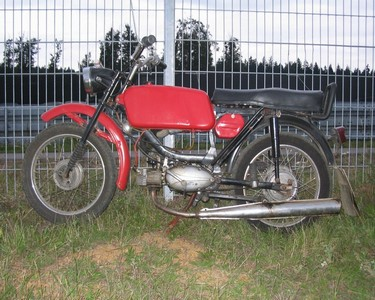
#> input picture exercises/Ch03/03_05/moje_motorka.JPG, 375 x 300 px
$ jupyter execute --allow-errors 'Challenge Ch03.ipynb'   (shell and % lines are left out)
#> lines starting #> are read from the running program, lines starting #| are printed output that depends on the picture
# Removing Color

Complete the following tasks to convert a color picture into black and white.

[cell 1]
# Don't modify this cell, just run it.

import numpy as np
import matplotlib.pyplot as plt
from EC_CV import *
from matplotlib import rcParams
import cv2

rcParams['figure.figsize'] = (10, 8)

[cell 2]
# Task #1: Print a color image
#
# Copy an image file of your own in this folder,
# open it and display it.

# Write your code here
img = plt.imread('moje_motorka.JPG')
#> img is the input picture: shape (300, 375, 3); mean R, G, B 132.5, 124.9, 116.1
plt.axis("off")
plt.imshow(img)

[cell 3]
# Task #2: Convert the color image to grayscale.
#
# Use the weights we used before:
#                              Red: 0.299
#                            Green: 0.587
#                             Blue: 0.114
#

# Write your code here
img_gs = np.dot(img[...,:3], [0.299,0.587,0.114])
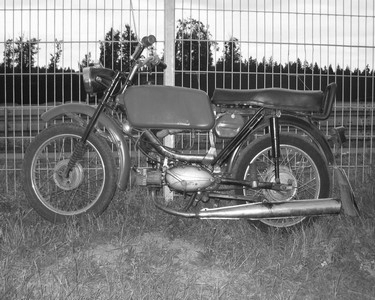
#> img_gs: shape (300, 375) float64; min 6.05, max 255, mean 126.2
plt.imshow(img_gs, cmap='gray')

[cell 4]
# Task #3: Plot a histogram
#
# In this cell, plot a histogram of your grayscale image
# and try to come up with a suitable global threshold.

# Write your code here
plt.hist(img_gs.ravel(),256,[0,255])
plt.title('Histogram')
plt.xticks(np.arange(0, 255, 10))
plt.show()
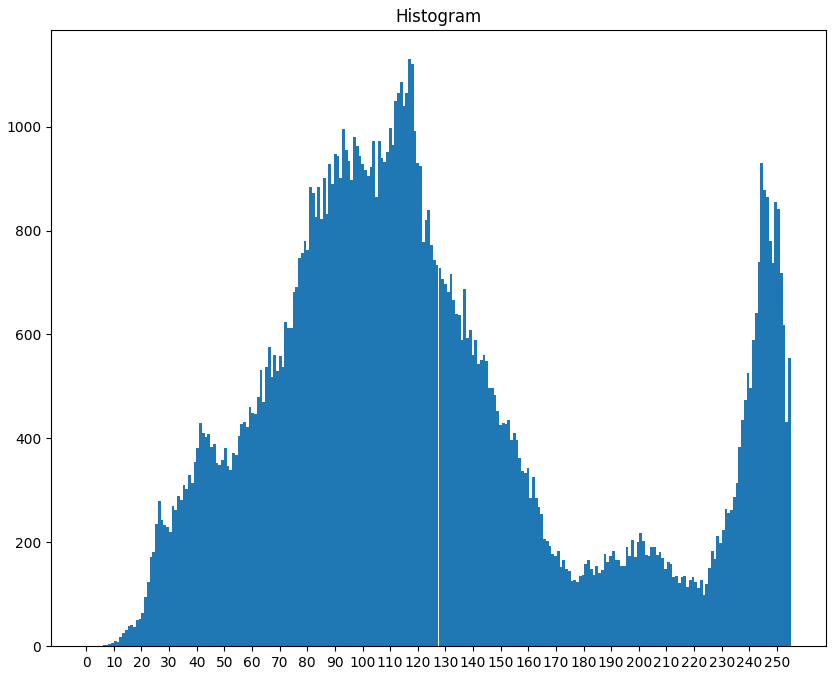
#> figure drawn by matplotlib, 1 panel; tallest bar 1130 high, from x = 116.5 to 117.5
